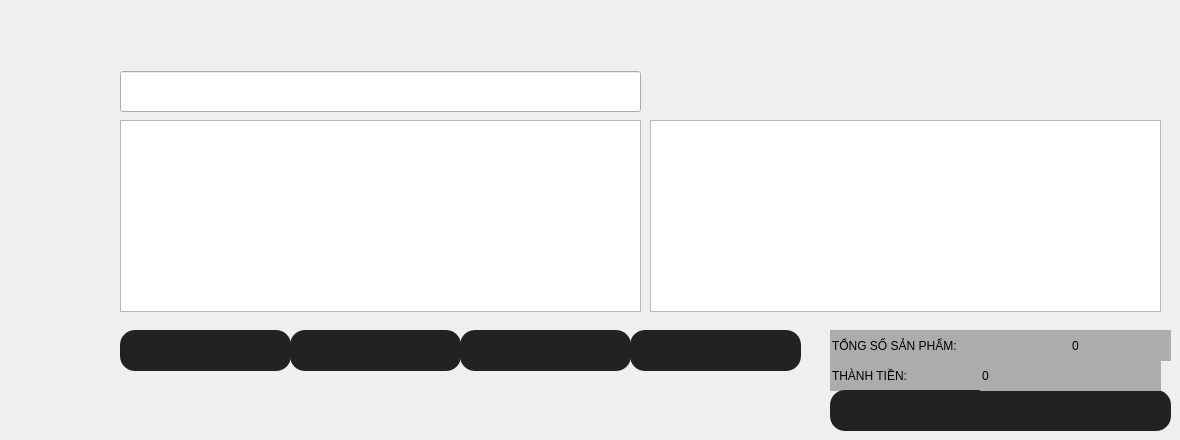
       <widget class="QWidget" name="page_cart">
        <widget class="QLineEdit" name="le_input">
         <property name="geometry">
          <rect>
           <x>120</x>
           <y>71</y>
           <width>521</width>
           <height>41</height>
          </rect>
         </property>
         <property name="styleSheet">
          <string notr="true">font: 75 16pt &quot;MS Shell Dlg 2&quot;;</string>
         </property>
        </widget>
        <widget class="QPushButton" name="pb_add">
         <property name="geometry">
          <rect>
           <x>630</x>
           <y>330</y>
           <width>171</width>
           <height>41</height>
          </rect>
         </property>
         <property name="styleSheet">
          <string notr="true">background-color: rgb(34, 34, 34);
border-radius: 15px</string>
         </property>
         <property name="text">
          <string/>
         </property>
         <property name="icon">
          <iconset>
           <normaloff>But_img/add.png</normaloff>But_img/add.png</iconset>
         </property>
         <property name="iconSize">
          <size>
           <width>300</width>
           <height>300</height>
          </size>
         </property>
        </widget>
        <widget class="QPushButton" name="pb_delete">
         <property name="geometry">
          <rect>
           <x>460</x>
           <y>330</y>
           <width>171</width>
           <height>41</height>
          </rect>
         </property>
         <property name="styleSheet">
          <string notr="true">background-color: rgb(34, 34, 34);
border-radius: 15px</string>
         </property>
         <property name="text">
          <string/>
         </property>
         <property name="icon">
          <iconset>
           <normaloff>But_img/delete.png</normaloff>But_img/delete.png</iconset>
         </property>
         <property name="iconSize">
          <size>
           <width>300</width>
           <height>300</height>
          </size>
         </property>
        </widget>
        <widget class="QPushButton" name="pb_edit">
         <property name="geometry">
          <rect>
           <x>290</x>
           <y>330</y>
           <width>171</width>
           <height>41</height>
          </rect>
         </property>
         <property name="styleSheet">
          <string notr="true">background-color: rgb(34, 34, 34);
border-radius: 15px</string>
         </property>
         <property name="text">
          <string/>
         </property>
         <property name="icon">
          <iconset>
           <normaloff>But_img/edit.png</normaloff>But_img/edit.png</iconset>
         </property>
         <property name="iconSize">
          <size>
           <width>300</width>
           <height>300</height>
          </size>
         </property>
        </widget>
        <widget class="QPushButton" name="pb_showweb">
         <property name="geometry">
          <rect>
           <x>120</x>
           <y>330</y>
           <width>171</width>
           <height>41</height>
          </rect>
         </property>
         <property name="styleSheet">
          <string notr="true">background-color: rgb(34, 34, 34);
border-radius: 15px</string>
         </property>
         <property name="text">
          <string/>
         </property>
         <property name="icon">
          <iconset>
           <normaloff>But_img/show.png</normaloff>But_img/show.png</iconset>
         </property>
         <property name="iconSize">
          <size>
           <width>300</width>
           <height>300</height>
          </size>
         </property>
        </widget>
        <widget class="QPushButton" name="pb_buy">
         <property name="geometry">
          <rect>
           <x>830</x>
           <y>390</y>
           <width>341</width>
           <height>41</height>
          </rect>
         </property>
         <property name="styleSheet">
          <string notr="true">background-color: rgb(34, 34, 34);
border-radius: 15px</string>
         </property>
         <property name="text">
          <string/>
         </property>
         <property name="icon">
          <iconset>
           <normaloff>But_img/buy.png</normaloff>But_img/buy.png</iconset>
         </property>
         <property name="iconSize">
          <size>
           <width>300</width>
           <height>300</height>
          </size>
         </property>
        </widget>
        <widget class="QListWidget" name="list_item">
         <property name="geometry">
          <rect>
           <x>120</x>
           <y>120</y>
           <width>521</width>
           <height>192</height>
          </rect>
         </property>
         <property name="styleSheet">
          <string notr="true">font: 75 16pt &quot;MS Shell Dlg 2&quot;;
</string>
         </property>
        </widget>
        <widget class="QLineEdit" name="lb_total">
         <property name="geometry">
          <rect>
           <x>980</x>
           <y>360</y>
           <width>181</width>
           <height>31</height>
          </rect>
         </property>
         <property name="styleSheet">
          <string notr="true">background-color: rgb(172, 172, 172);
color: rgb(0, 0, 0);
font: 75 14pt &quot;Arial&quot;;
border: 0
</string>
         </property>
         <property name="text">
          <string>0</string>
         </property>
         <property name="placeholderText">
          <string/>
         </property>
        </widget>
        <widget class="QWidget" name="covercast" native="true">
         <property name="geometry">
          <rect>
           <x>820</x>
           <y>320</y>
           <width>351</width>
           <height>71</height>
          </rect>
         </property>
         <property name="styleSheet">
          <string notr="true">background-color: 0</string>
         </property>
        </widget>
        <widget class="QLineEdit" name="lb_total_2">
         <property name="geometry">
          <rect>
           <x>830</x>
           <y>360</y>
           <width>161</width>
           <height>31</height>
          </rect>
         </property>
         <property name="styleSheet">
          <string notr="true">background-color: rgb(172, 172, 172);
color: rgb(0, 0, 0);
font: 75 14pt &quot;Arial&quot;;
border: 0
</string>
         </property>
         <property name="text">
          <string>THÀNH TIỀN:</string>
         </property>
         <property name="placeholderText">
          <string/>
         </property>
        </widget>
        <widget class="QLineEdit" name="lb_totalsp">
         <property name="geometry">
          <rect>
           <x>1070</x>
           <y>330</y>
           <width>101</width>
           <height>31</height>
          </rect>
         </property>
         <property name="styleSheet">
          <string notr="true">background-color: rgb(172, 172, 172);
color: rgb(0, 0, 0);
font: 75 14pt &quot;Arial&quot;;
border: 0
</string>
         </property>
         <property name="text">
          <string>0</string>
         </property>
         <property name="placeholderText">
          <string/>
         </property>
        </widget>
        <widget class="QLineEdit" name="lb_totalsp_2">
         <property name="geometry">
          <rect>
           <x>830</x>
           <y>330</y>
           <width>241</width>
           <height>31</height>
          </rect>
         </property>
         <property name="styleSheet">
          <string notr="true">background-color: rgb(172, 172, 172);
color: rgb(0, 0, 0);
font: 75 14pt &quot;Arial&quot;;
border: 0
</string>
         </property>
         <property name="text">
          <string>TỔNG SỐ SẢN PHẨM:</string>
         </property>
         <property name="placeholderText">
          <string/>
         </property>
        </widget>
        <widget class="QListWidget" name="list_tien">
         <property name="geometry">
          <rect>
           <x>650</x>
           <y>120</y>
           <width>511</width>
           <height>192</height>
          </rect>
         </property>
         <property name="styleSheet">
          <string notr="true">font: 75 16pt &quot;MS Shell Dlg 2&quot;;
</string>
         </property>
        </widget>
        <zorder>lb_total_2</zorder>
        <zorder>le_input</zorder>
        <zorder>pb_add</zorder>
        <zorder>pb_delete</zorder>
        <zorder>pb_edit</zorder>
        <zorder>pb_showweb</zorder>
        <zorder>pb_buy</zorder>
        <zorder>list_item</zorder>
        <zorder>lb_total</zorder>
        <zorder>lb_totalsp</zorder>
        <zorder>lb_totalsp_2</zorder>
        <zorder>covercast</zorder>
        <zorder>list_tien</zorder>
       </widget>
